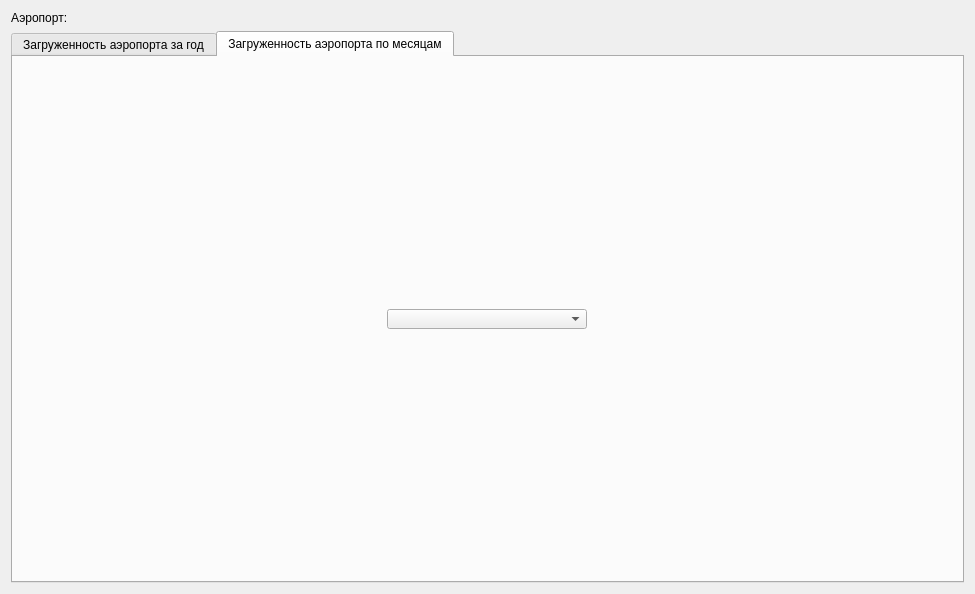
<?xml version="1.0" encoding="UTF-8"?>
<ui version="4.0">
 <class>Statistics</class>
 <widget class="QDialog" name="Statistics">
  <property name="geometry">
   <rect>
    <x>0</x>
    <y>0</y>
    <width>975</width>
    <height>594</height>
   </rect>
  </property>
  <property name="sizePolicy">
   <sizepolicy hsizetype="Preferred" vsizetype="Preferred">
    <horstretch>0</horstretch>
    <verstretch>0</verstretch>
   </sizepolicy>
  </property>
  <property name="minimumSize">
   <size>
    <width>0</width>
    <height>0</height>
   </size>
  </property>
  <property name="windowTitle">
   <string>Загруженность аэропорта</string>
  </property>
  <property name="modal">
   <bool>false</bool>
  </property>
  <layout class="QGridLayout" name="gridLayout_3">
   <item row="1" column="0">
    <widget class="QTabWidget" name="tabWidget">
     <property name="currentIndex">
      <number>1</number>
     </property>
     <widget class="QWidget" name="tab_year">
      <attribute name="title">
       <string>Загруженность аэропорта за год</string>
      </attribute>
      <layout class="QGridLayout" name="gridLayout">
       <item row="0" column="1">
        <layout class="QGridLayout" name="gridLayoutYear"/>
       </item>
      </layout>
     </widget>
     <widget class="QWidget" name="tab_months">
      <attribute name="title">
       <string>Загруженность аэропорта по месяцам</string>
      </attribute>
      <layout class="QGridLayout" name="gridLayout_2">
       <item row="0" column="0">
        <layout class="QVBoxLayout" name="verticalLayout">
         <item>
          <widget class="QComboBox" name="cmb_month">
           <property name="minimumSize">
            <size>
             <width>200</width>
             <height>20</height>
            </size>
           </property>
           <property name="maximumSize">
            <size>
             <width>200</width>
             <height>20</height>
            </size>
           </property>
           <property name="minimumContentsLength">
            <number>2</number>
           </property>
          </widget>
         </item>
         <item>
          <layout class="QGridLayout" name="gridLayoutDay"/>
         </item>
        </layout>
       </item>
      </layout>
     </widget>
    </widget>
   </item>
   <item row="0" column="0">
    <widget class="QLabel" name="lb_airport">
     <property name="text">
      <string>Аэропорт:</string>
     </property>
    </widget>
   </item>
  </layout>
 </widget>
 <resources/>
 <connections/>
</ui>
